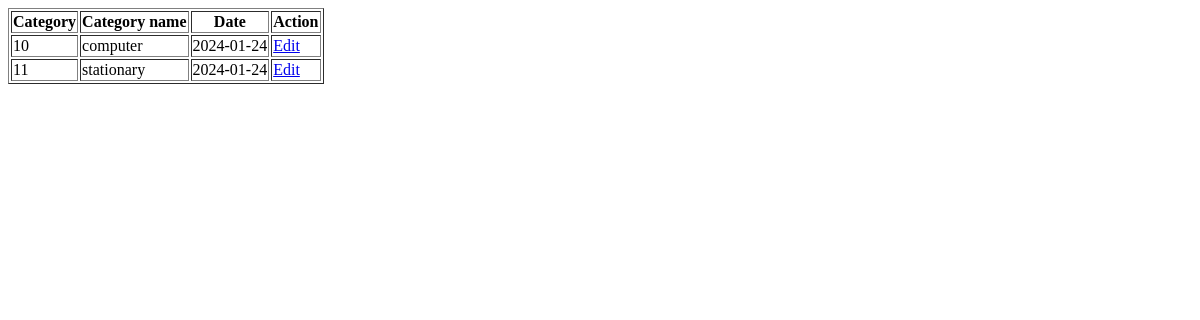
The app's page /list_of_category.php, older data.
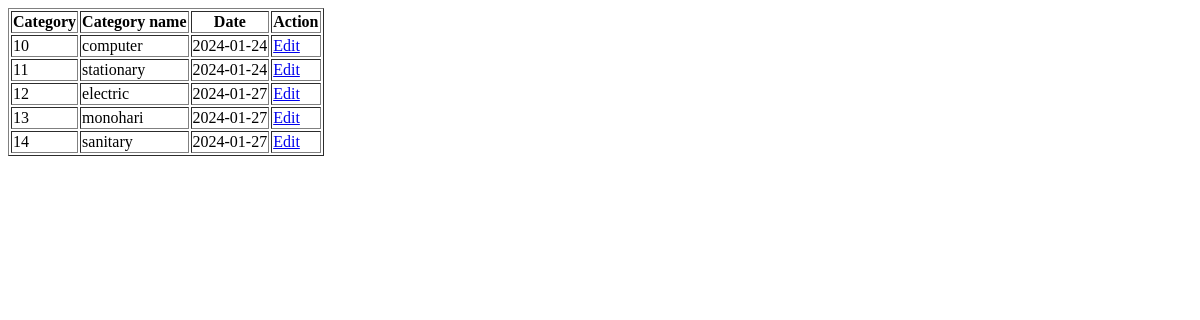
The same page, newer data.
### tables this page shows
CREATE TABLE `category` (
  `category_id` int(11) NOT NULL,
  `category_name` varchar(20) NOT NULL,
  `category_entrydate` varchar(10) NOT NULL
);

### list_of_category.php (the view)
<?php
$conn = new mysqli("localhost","root","","store_db");
?>
<!DOCTYPE html>
<html>
<body>
<?php
	$sql = "SELECT * FROM category";
	$query=$conn->query($sql);
	echo "<table border='1'>
	<tr><th>Category</th><th>Category name</th><th>Date</th><th>Action</th></tr>";
	while($data=mysqli_fetch_assoc($query))
	{
		$category_id= $data['category_id'];
		$category_name= $data['category_name'];
		$category_entrydate= $data['category_entrydate'];
	echo "<tr>
	<td>$category_id</td>
	<td>$category_name</td>
	<td>$category_entrydate</td>
	<td><a href='edit_category.php?id=$category_id'>Edit</a></td>
	</tr>";
	}
	echo "</table>";
?>
</body>
</html>

Row changes from the older to the newer data that the page shows:
added category: category_id "12", category_name "electric", category_entrydate "2024-01-27"
added category: category_id "13", category_name "monohari", category_entrydate "2024-01-27"
added category: category_id "14", category_name "sanitary", category_entrydate "2024-01-27"
